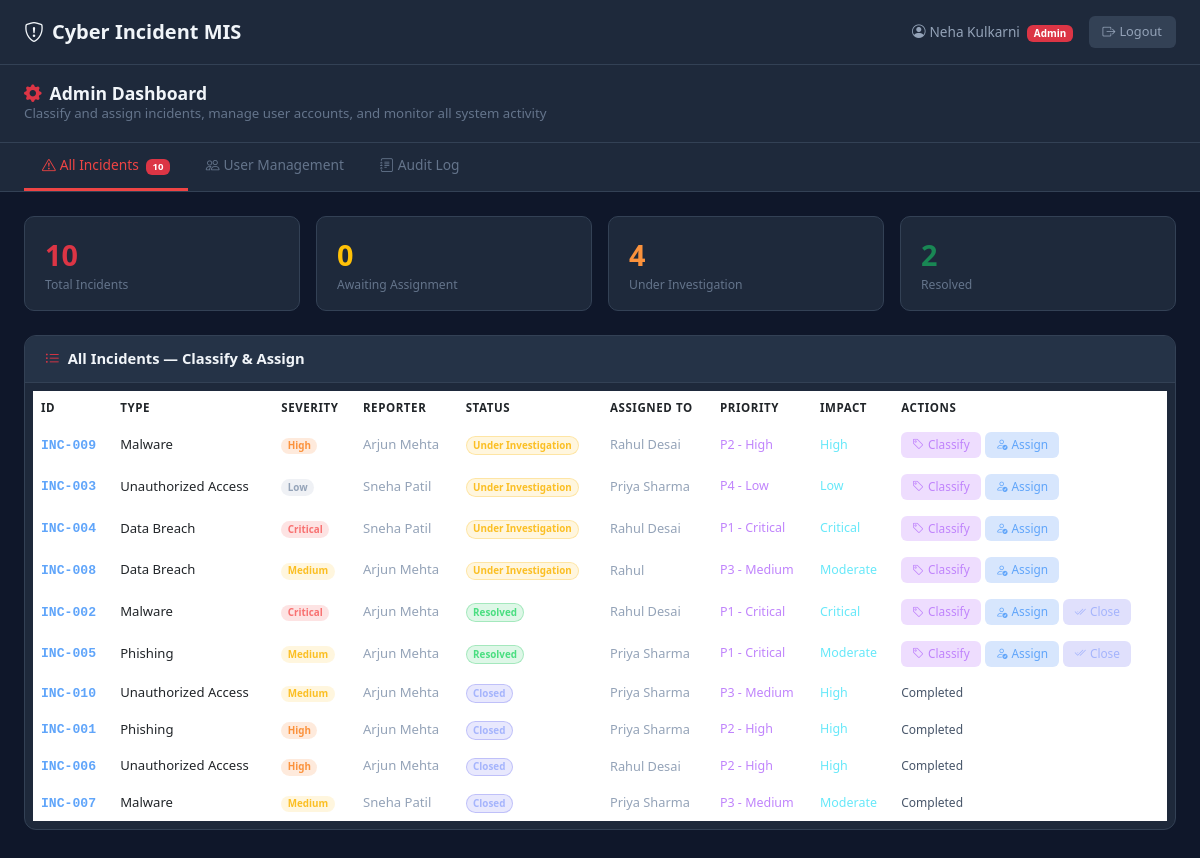
Page /admin (signed in) on the committed database.
### tables this page shows
CREATE TABLE classifications (
            id INTEGER PRIMARY KEY AUTOINCREMENT,
            incident_id INTEGER UNIQUE,
            severity_category TEXT, impact_level TEXT, priority TEXT,
            classified_by INTEGER, classified_at TEXT DEFAULT CURRENT_TIMESTAMP,
            FOREIGN KEY(incident_id) REFERENCES incidents(id));

CREATE TABLE incidents (
            id INTEGER PRIMARY KEY AUTOINCREMENT,
            incident_id TEXT UNIQUE NOT NULL,
            type TEXT NOT NULL, description TEXT NOT NULL,
            severity TEXT NOT NULL, affected_resources TEXT NOT NULL,
            affected_systems TEXT DEFAULT '', estimated_impact TEXT DEFAULT '',
            no_of_users_affected TEXT DEFAULT '', location TEXT DEFAULT '',
            occurred_at TEXT NOT NULL, discovered_at TEXT DEFAULT '',
            status TEXT DEFAULT 'Reported', reported_by INTEGER,
            created_at TEXT DEFAULT CURRENT_TIMESTAMP,
            FOREIGN KEY(reported_by) REFERENCES users(id));

CREATE TABLE users (
            id INTEGER PRIMARY KEY AUTOINCREMENT,
            name TEXT NOT NULL, email TEXT UNIQUE NOT NULL,
            password TEXT NOT NULL, role TEXT NOT NULL,
            department TEXT DEFAULT '', phone TEXT DEFAULT '',
            is_active INTEGER DEFAULT 1,
            created_at TEXT DEFAULT CURRENT_TIMESTAMP);

### app.py (the view)
@app.route('/admin')
def admin_dashboard():
    if session.get('role') != 'admin': return redirect(url_for('login'))
    incidents = query_db('''
        SELECT i.*, u.name as reporter_name,
               c.severity_category, c.impact_level, c.priority,
               a2.name as assigned_to_name, a.assigned_at
        FROM incidents i JOIN users u ON i.reported_by=u.id
        LEFT JOIN classifications c ON i.id=c.incident_id
        LEFT JOIN assignments a ON i.id=a.incident_id
        LEFT JOIN users a2 ON a.assigned_to=a2.id
        ORDER BY CASE i.status WHEN 'Reported' THEN 1 WHEN 'Under Investigation' THEN 2
                               WHEN 'Resolved' THEN 3 WHEN 'Closed' THEN 4 END, i.created_at DESC''')
    analysts  = query_db("SELECT id,name FROM users WHERE role='analyst' AND is_active=1")
    users     = query_db("SELECT * FROM users ORDER BY role,name")
    logs      = query_db("SELECT * FROM audit_log ORDER BY timestamp DESC LIMIT 300")
    log_stats = {
        'total':    query_db("SELECT COUNT(*) as c FROM audit_log", one=True)['c'],
        'reporter': query_db("SELECT COUNT(*) as c FROM audit_log WHERE user_role='reporter'", one=True)['c'],
        'analyst':  query_db("SELECT COUNT(*) as c FROM audit_log WHERE user_role='analyst'", one=True)['c'],
        'admin':    query_db("SELECT COUNT(*) as c FROM audit_log WHERE user_role='admin'", one=True)['c'],
        'mgmt':     query_db("SELECT COUNT(*) as c FROM audit_log WHERE user_role='management'", one=True)['c'],
    }
    return render_template('admin.html', incidents=incidents, analysts=analysts,
                           users=users, logs=logs, log_stats=log_stats)

### app.py (called while the page is built)
def get_db():
    db = getattr(g, '_database', None)
    if db is None:
        db = g._database = sqlite3.connect(DATABASE)
        db.row_factory = sqlite3.Row
    return db

@app.teardown_appcontext
def close_connection(exception):
    db = getattr(g, '_database', None)
    if db is not None:
        db.close()

def query_db(query, args=(), one=False):
    cur = get_db().execute(query, args)
    rv = cur.fetchall()
    return (rv[0] if rv else None) if one else rv

### templates/admin.html (shortened to what this page needs)
<!DOCTYPE html>
<html lang="en">
<head>
<link href="https://cdn.jsdelivr.net/npm/bootstrap@5.3.0/dist/css/bootstrap.min.css" rel="stylesheet"/>
<link href="https://cdn.jsdelivr.net/npm/bootstrap-icons@1.10.5/font/bootstrap-icons.css" rel="stylesheet"/>
</head>
<body>
<nav class="navbar d-flex justify-content-between">
  <span class="navbar-brand">
    <i class="bi bi-shield-exclamation me-2"></i>Cyber Incident MIS
  </span>
  <div class="d-flex align-items-center gap-3">
    <span style="color:#94a3b8;font-size:.85rem">
      <i class="bi bi-person-circle me-1"></i>{{session.user_name}}
      <span class="badge bg-danger ms-1" style="font-size:.62rem">Admin</span>
    </span>
    <a href="/logout" class="btn btn-logout">
      <i class="bi bi-box-arrow-right me-1"></i>Logout
    </a>
  </div>
</nav>
<div class="page-hdr">
  <h4><i class="bi bi-gear-fill me-2 text-danger"></i>Admin Dashboard</h4>
  <p>Classify and assign incidents, manage user accounts, and monitor all system activity</p>
</div>
<div class="tab-bar">
  <ul class="nav">
    <li class="nav-item">
      <a class="nav-link active" href="#" onclick="showTab('incidents',this)">
        <i class="bi bi-exclamation-triangle me-1"></i>All Incidents
        <span class="badge bg-danger ms-1" style="font-size:.6rem">{{incidents|length}}</span>
      </a>
    </li>
    <li class="nav-item">
      <a class="nav-link" href="#" onclick="showTab('users',this)">
        <i class="bi bi-people me-1"></i>User Management
      </a>
    </li>
    <li class="nav-item">
      <a class="nav-link" href="#" onclick="showTab('audit',this)">
        <i class="bi bi-journal-text me-1"></i>Audit Log
      </a>
    </li>
  </ul>
</div>
<div class="container-fluid px-4 py-4">
  <div class="row g-3 mb-4">
    <div class="col-6 col-md-3">
      <div class="stat-card">
        <div class="num text-danger">{{incidents|length}}</div>
        <div class="lbl">Total Incidents</div>
      </div>
    </div>
    <div class="col-6 col-md-3">
      <div class="stat-card">
        <div class="num text-warning">{{incidents|selectattr('status','equalto','Reported')|list|length}}</div>
        <div class="lbl">Awaiting Assignment</div>
      </div>
    </div>
    <div class="col-6 col-md-3">
      <div class="stat-card">
        <div class="num" style="color:#fb923c">{{incidents|selectattr('status','equalto','Under Investigation')|list|length}}</div>
        <div class="lbl">Under Investigation</div>
      </div>
    </div>
    <div class="col-6 col-md-3">
      <div class="stat-card">
        <div class="num text-success">{{incidents|selectattr('status','equalto','Resolved')|list|length}}</div>
        <div class="lbl">Resolved</div>
      </div>
    </div>
  </div>
  <div id="tab-incidents">
    <div class="card-dark">
      <div class="card-hdr">
        <h6><i class="bi bi-list-ul me-2 text-danger"></i>All Incidents — Classify & Assign</h6>
      </div>
      <div class="p-2">
        <div class="table-responsive">
          <table class="table table-borderless mb-0">
            <thead>
              <tr>
                <th>ID</th>
                <th>Type</th>
                <th>Severity</th>
                <th>Reporter</th>
                <th>Status</th>
                <th>Assigned To</th>
                <th>Priority</th>
                <th>Impact</th>
                <th>Actions</th>
              </tr>
            </thead>
            <tbody>
            {% for inc in incidents %}
              <tr>
                <td><span class="inc-id">{{inc.incident_id}}</span></td>
                <td>{{inc.type}}</td>
                <td>
                  {% if inc.severity_category=='Critical' %}
                    <span class="badge b-crt rounded-pill">Critical</span>
                  {% elif inc.severity_category=='High' %}
                    <span class="badge b-hgh rounded-pill">High</span>
                  {% elif inc.severity_category=='Medium' %}
                    <span class="badge b-med rounded-pill">Medium</span>
                  {% elif inc.severity_category=='Low' %}
                    <span class="badge b-low rounded-pill">Low</span>
                  {% else %}
                    <span class="badge b-low rounded-pill">Not Set</span>
                  {% endif %}
                </td>
                <td style="color:#94a3b8">{{inc.reporter_name}}</td>
                <td>
                  {% if inc.status=='Reported' %}
                    <span class="badge b-rep rounded-pill">Reported</span>
                  {% elif inc.status=='Under Investigation' %}
                    <span class="badge b-inv rounded-pill">Under Investigation</span>
                  {% elif inc.status=='Resolved' %}
                    <span class="badge b-res rounded-pill">Resolved</span>
                  {% else %}
                    <span class="badge b-cls rounded-pill">Closed</span>
                  {% endif %}
                </td>
                <td style="color:#94a3b8;font-size:.8rem">{{inc.assigned_to_name or '—'}}</td>
                <td style="color:#c084fc;font-size:.78rem">{{inc.priority or '—'}}</td>
                <td style="color:#67e8f9;font-size:.78rem">{{inc.impact_level or '—'}}</td>
                <td>
                  <div class="d-flex gap-1 flex-wrap">
                    {% if inc.status != 'Closed' %}
                      <button class="btn-sm-act btn-cls-act" onclick="toggleRow('c-{{inc.id}}')">
                        <i class="bi bi-tag me-1"></i>Classify
                      </button>
                      <button class="btn-sm-act btn-asgn-act" onclick="toggleRow('a-{{inc.id}}')">
                        <i class="bi bi-person-check me-1"></i>Assign
                      </button>
                      {% if inc.status == 'Resolved' %}
                        <form method="POST" action="/admin/close/{{inc.id}}" style="display:inline">
                          <button type="submit" class="btn-sm-act btn-close-act">
                            <i class="bi bi-check2-all me-1"></i>Close
                          </button>
                        </form>
                      {% endif %}
                    {% else %}
                      <span style="color:#475569;font-size:.75rem">Completed</span>
                    {% endif %}
                  </div>
                </td>
              </tr>
            {% endfor %}
            </tbody>
          </table>
        </div>
      </div>
    </div>
  </div>
</div>
</body>
</html>

### templates/admin.html (style rules this page uses)
body { background:#0f172a;color:#e2e8f0;font-family:'Segoe UI',sans-serif }
.navbar { background:#1e293b;border-bottom:1px solid #334155;padding:12px 24px }
.navbar-brand { color:#f1f5f9!important;font-weight:700 }
.btn-logout { background:#334155;border:none;color:#94a3b8;font-size:.8rem;padding:6px 14px;border-radius:6px }
.page-hdr { background:#1e293b;border-bottom:1px solid #334155;padding:18px 24px }
.page-hdr h4 { color:#f1f5f9;font-weight:700;margin:0;font-size:1.1rem }
.page-hdr p { color:#64748b;margin:0;font-size:.83rem }
.tab-bar { background:#1e293b;border-bottom:1px solid #334155;padding:0 24px }
.tab-bar .nav-link { color:#64748b;border:none;border-bottom:3px solid transparent;padding:12px 18px;font-size:.86rem;font-weight:500;border-radius:0 }
.tab-bar .nav-link.active { color:#ef4444;border-bottom-color:#ef4444;background:transparent }
.stat-card { background:#1e293b;border:1px solid #334155;border-radius:10px;padding:16px 20px }
.stat-card .num { font-size:1.8rem;font-weight:800;color:#f1f5f9 }
.stat-card .lbl { color:#64748b;font-size:.76rem }
.card-dark { background:#1e293b;border:1px solid #334155;border-radius:12px;overflow:hidden;margin-bottom:16px }
.card-hdr { background:#253347;border-bottom:1px solid #334155;padding:14px 20px }
.card-hdr h6 { color:#f1f5f9;font-weight:700;margin:0;font-size:.92rem }
table { color:#cbd5e1 }
thead th { background:#253347;color:#94a3b8;font-size:.72rem;text-transform:uppercase;letter-spacing:.05em;border-color:#334155;font-weight:600 }
tbody td { border-color:#2d3f55;font-size:.82rem;vertical-align:middle }
.inc-id { font-family:monospace;color:#60a5fa;font-weight:700 }
.b-inv { background:rgba(251,191,36,.15);color:#fbbf24;border:1px solid rgba(251,191,36,.3) }
.b-res { background:rgba(34,197,94,.15);color:#4ade80;border:1px solid rgba(34,197,94,.3) }
.b-cls { background:rgba(99,102,241,.15);color:#a5b4fc;border:1px solid rgba(99,102,241,.3) }
.b-low { background:rgba(148,163,184,.15);color:#94a3b8 }
.b-med { background:rgba(251,191,36,.15);color:#fbbf24 }
.b-hgh { background:rgba(249,115,22,.15);color:#fb923c }
.b-crt { background:rgba(239,68,68,.15);color:#f87171 }
.btn-sm-act { font-size:.74rem;padding:4px 11px;border-radius:6px;border:none;cursor:pointer;font-weight:500 }
.btn-cls-act { background:rgba(168,85,247,.2);color:#c084fc }
.btn-asgn-act { background:rgba(59,130,246,.2);color:#60a5fa }
.btn-close-act { background:rgba(99,102,241,.2);color:#a5b4fc }

### rows in the picture
classifications: incident_id "INC-009", type "Malware", severity_category "High", reporter_name "Arjun Mehta", shows "Under Investigation", name "Rahul Desai", priority "P2 - High", impact_level "High"
classifications: incident_id "INC-003", type "Unauthorized Access", severity_category "Low", reporter_name "Sneha Patil", shows "Under Investigation", name "Priya Sharma", priority "P4 - Low", impact_level "Low"
classifications: incident_id "INC-004", type "Data Breach", severity_category "Critical", reporter_name "Sneha Patil", shows "Under Investigation", name "Rahul Desai", priority "P1 - Critical", impact_level "Critical"
classifications: incident_id "INC-008", type "Data Breach", severity_category "Medium", reporter_name "Arjun Mehta", shows "Under Investigation", name "Rahul", priority "P3 - Medium", impact_level "Moderate"
classifications: incident_id "INC-002", type "Malware", severity_category "Critical", reporter_name "Arjun Mehta", shows "Resolved", name "Rahul Desai", priority "P1 - Critical", impact_level "Critical"
classifications: incident_id "INC-005", type "Phishing", severity_category "Medium", reporter_name "Arjun Mehta", shows "Resolved", name "Priya Sharma", priority "P1 - Critical", impact_level "Moderate"
classifications: incident_id "INC-010", type "Unauthorized Access", severity_category "Medium", reporter_name "Arjun Mehta", shows "Closed", name "Priya Sharma", priority "P3 - Medium", impact_level "High", shows "Completed"
classifications: incident_id "INC-001", type "Phishing", severity_category "High", reporter_name "Arjun Mehta", shows "Closed", name "Priya Sharma", priority "P2 - High", impact_level "High", shows "Completed"
classifications: incident_id "INC-006", type "Unauthorized Access", severity_category "High", reporter_name "Arjun Mehta", shows "Closed", name "Rahul Desai", priority "P2 - High", impact_level "High", shows "Completed"
classifications: incident_id "INC-007", type "Malware", severity_category "Medium", reporter_name "Sneha Patil", shows "Closed", name "Priya Sharma", priority "P3 - Medium", impact_level "Moderate", shows "Completed"

### other values in the picture
{{ session.user_name }} "Neha Kulkarni"
{{ incidents|length }} "10"
{{ incidents|selectattr('status','equalto','Reported')|list|length }} "0"
{{ incidents|selectattr('status','equalto','Resolved')|list|length }} "2"
